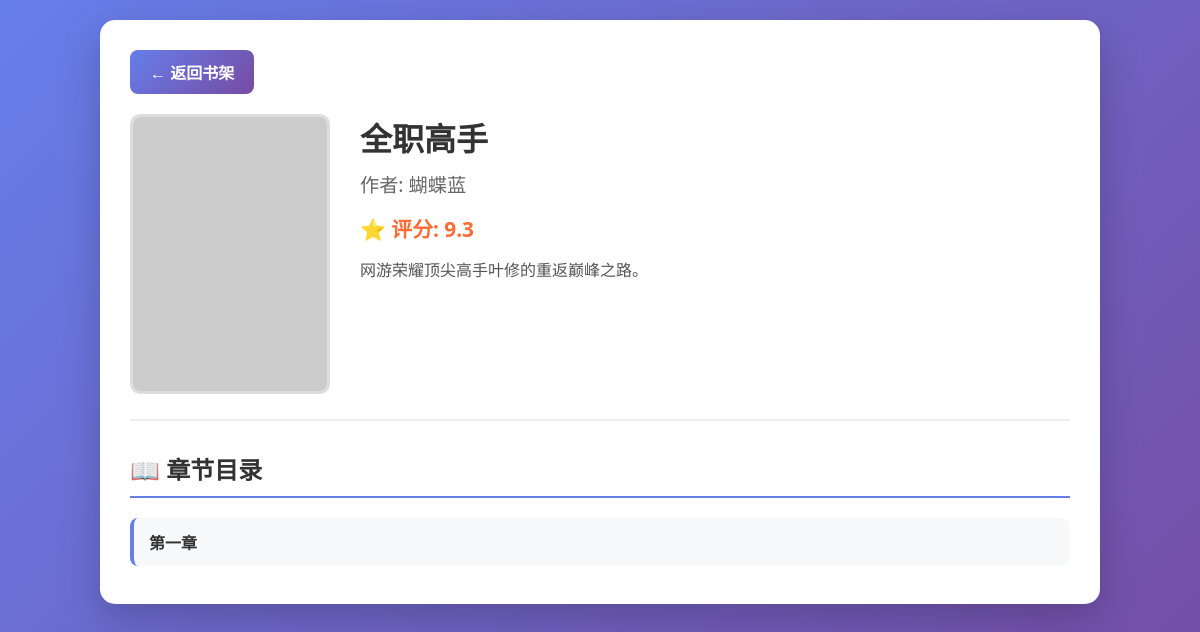
The app's page /novel/2 with its own data.
### tables this page shows
CREATE TABLE novels (
            id INTEGER PRIMARY KEY AUTOINCREMENT,
            title TEXT NOT NULL,
            author TEXT,
            cover_url TEXT,
            description TEXT,
            rating REAL,
            source_url TEXT,
            created_at TIMESTAMP DEFAULT CURRENT_TIMESTAMP
        );

CREATE TABLE chapters (
            id INTEGER PRIMARY KEY AUTOINCREMENT,
            novel_id INTEGER,
            chapter_number INTEGER,
            title TEXT,
            content TEXT,
            created_at TIMESTAMP DEFAULT CURRENT_TIMESTAMP,
            FOREIGN KEY (novel_id) REFERENCES novels (id)
        );

### novel_reader.py (the view)
@app.route('/novel/<int:novel_id>')
def novel_detail(novel_id):
    novel = novel_manager.get_novel_by_id(novel_id)
    if not novel:
        return "小说不存在", 404
    chapters = novel_manager.get_chapters(novel_id)
    return render_template('novel_detail.html', novel=novel, chapters=chapters)

### novel_reader.py (called while the page is built)
    def get_novel_by_id(self, novel_id):
        conn = sqlite3.connect('novels.db')
        cursor = conn.cursor()
        cursor.execute('SELECT * FROM novels WHERE id = ?', (novel_id,))
        novel = cursor.fetchone()
        if novel:
            novel_dict = {
                'id': novel[0],
                'title': novel[1],
                'author': novel[2],
                'cover_url': novel[3],
                'description': novel[4],
                'rating': novel[5],
                'source_url': novel[6],
                'created_at': novel[7]
            }
        else:
            novel_dict = None
        conn.close()
        return novel_dict

    def get_chapters(self, novel_id):
        conn = sqlite3.connect('novels.db')
        cursor = conn.cursor()
        cursor.execute('''
            SELECT id, chapter_number, title FROM chapters
            WHERE novel_id = ? ORDER BY chapter_number
        ''', (novel_id,))
        chapters = cursor.fetchall()
        chapter_list = []
        for chapter in chapters:
            chapter_list.append({
                'id': chapter[0],
                'chapter_number': chapter[1],
                'title': chapter[2]
            })
        conn.close()
        return chapter_list

### templates/novel_detail.html (shortened to what this page needs)
<!DOCTYPE html>
<html lang="zh-CN">
<head>
</head>
<body>
    <div class="container">
        <a href="/" class="back-btn">← 返回书架</a>
        <div class="novel-header">
            <div class="cover-container">
                {% if novel.cover_url %}
                <img src="{{ novel.cover_url }}" alt="{{ novel.title }}" class="cover-img">
                {% endif %}
            </div>
            <div class="novel-info">
                <h1 class="novel-title">{{ novel.title }}</h1>
                <div class="novel-author">作者: {{ novel.author }}</div>
                <div class="novel-rating">⭐ 评分: {{ "%.1f"|format(novel.rating or 0) }}</div>
                <div class="novel-description">{{ novel.description }}</div>
            </div>
        </div>
        <div class="chapters-list">
            <h2 class="chapters-title">📖 章节目录</h2>
            {% for chapter in chapters %}
            <div class="chapter-item" onclick="window.location.href='/chapter/{{ chapter.id }}'">
                <div class="chapter-title">{{ chapter.title }}</div>
            </div>
            {% endfor %}
        </div>
    </div>
</body>
</html>

### templates/novel_detail.html (style rules this page uses)
* { margin: 0; padding: 0; box-sizing: border-box; }
body { font-family: 'Segoe UI', Tahoma, Geneva, Verdana, sans-serif; background: linear-gradient(135deg, #667eea, #764ba2); color: #333; min-height: 100vh; padding: 20px; }
.container { max-width: 1000px; margin: 0 auto; background: white; border-radius: 15px; padding: 30px; box-shadow: 0 15px 40px rgba(0,0,0,0.2); }
.novel-header { display: flex; gap: 30px; margin-bottom: 30px; padding-bottom: 20px; border-bottom: 2px solid #eee; }
.cover-container { flex-shrink: 0; }
.cover-img { width: 200px; height: 280px; object-fit: cover; border-radius: 10px; border: 3px solid #ddd; }
.novel-info { flex: 1; }
.novel-title { font-size: 2em; color: #333; margin-bottom: 10px; }
.novel-author { font-size: 1.2em; color: #666; margin-bottom: 15px; }
.novel-rating { font-size: 1.3em; color: #ff6b35; margin-bottom: 15px; font-weight: bold; }
.novel-description { line-height: 1.6; color: #555; margin-bottom: 20px; }
.chapters-list { margin-top: 30px; }
.chapters-title { font-size: 1.5em; color: #333; margin-bottom: 20px; border-bottom: 2px solid #667eea; padding-bottom: 10px; }
.chapter-item { padding: 12px 15px; margin: 8px 0; background: #f8f9fa; border-radius: 8px; cursor: pointer; transition: background 0.3s ease; border-left: 4px solid #667eea; }
.chapter-title { font-weight: bold; color: #333; }
.back-btn { display: inline-block; margin-bottom: 20px; padding: 10px 20px; background: linear-gradient(135deg, #667eea, #764ba2); color: white; text-decoration: none; border-radius: 8px; font-weight: bold; }

### records on screen
novels: title "全职高手", author "蝴蝶蓝", rating "9.3", description "网游荣耀顶尖高手叶修的重返巅峰之路。"
chapters: title "第一章"
